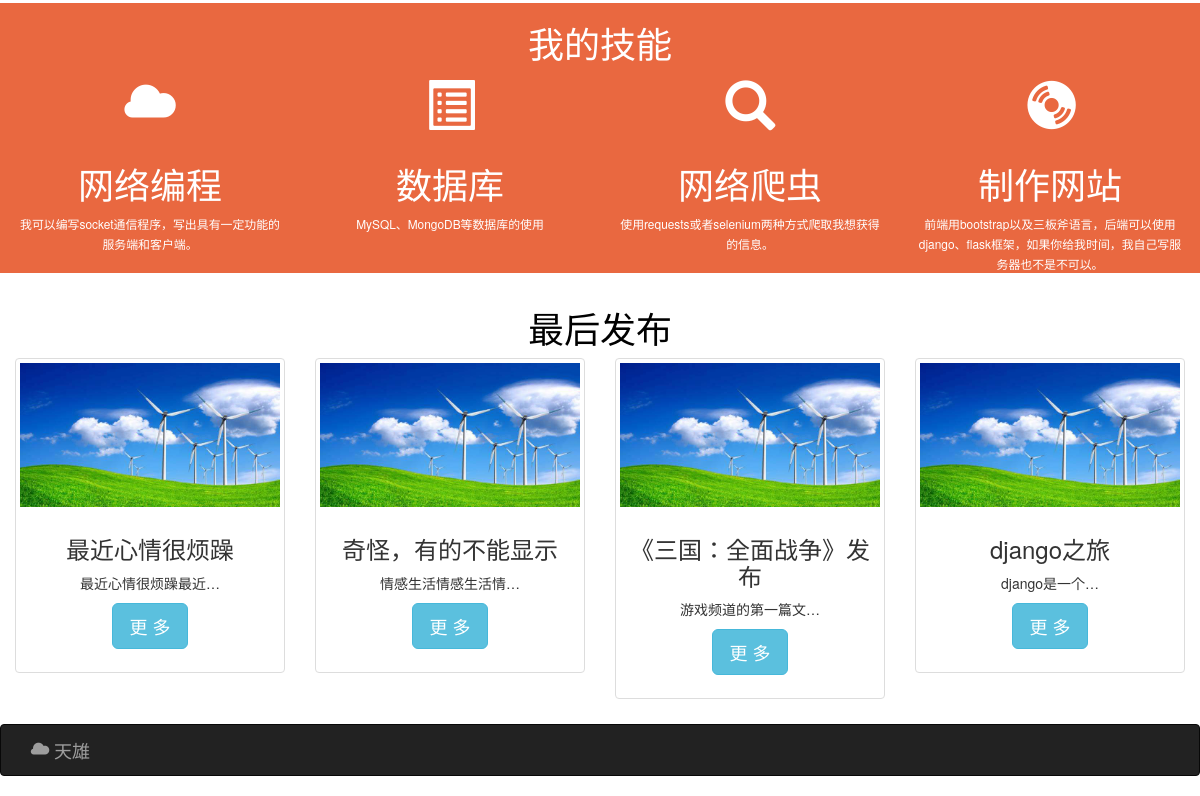
The app's page / (lower part), older data.
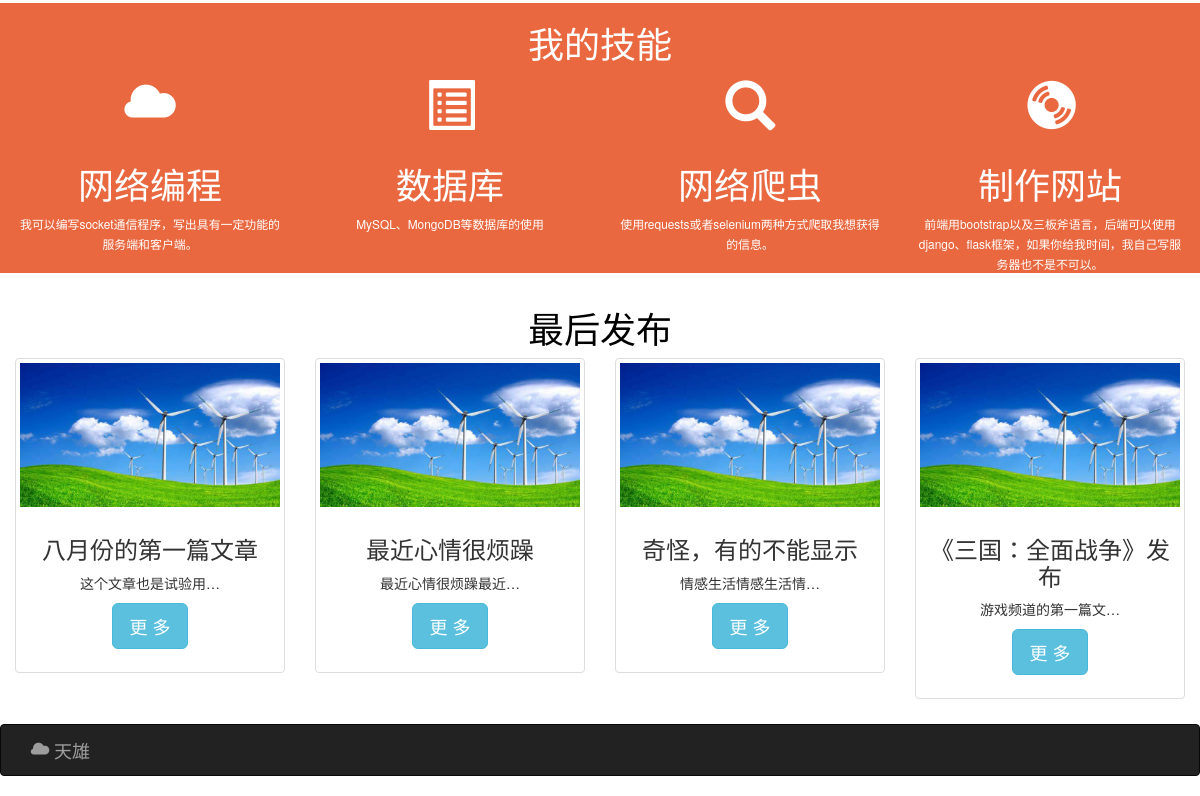
The same page, newer data.
### blog/models.py (models this page shows, shortened)
class Blog(models.Model):
    title = models.CharField(max_length=30)
    author = models.ForeignKey(
        User, on_delete=models.CASCADE, related_name="blogs")
    category = models.ForeignKey(
        Category, on_delete=models.CASCADE, related_name="blogs")
    body = models.TextField()
    published = models.DateTimeField(auto_now_add=True)
    see = models.IntegerField(default=0)
    class Meta:
        ordering = ["-published"]

### index/views.py (the view)
# urls.py: path('', index),
def index(request):
    categories = Category.objects.all()
    blogs = Blog.objects.all()
    context = dict()
    context['categories'] = categories
    blogNum = len(blogs)
    if blogNum >= 4:
        blogNum = 4
    context['blogNum'] = blogNum
    if len(blogs) > 4:
        blogs = blogs[0:4]
    context['blogs'] = blogs
    return render(request, 'index_cn.html', context=context)

### templates/index_cn.html (shortened to what this page needs)
{% extends "base_cn.html" %}
{% block content %}
<div class="container-fluid" style="margin-top: 15px;color: white;cursor:default;">
    <div class="row" style="background: #E96840;">
        <div class="col-md-12" style="color: white;">
            <h1 class="text-center">我的技能</h1>
        </div>
        <div class="col-md-3 text-center">
            <div style="font-size: 50px;">
                <span class="glyphicon glyphicon-cloud"></span>
            </div>
            <div>
                <h1>网络编程</h1>
                <small>我可以编写socket通信程序，写出具有一定功能的服务端和客户端。</small>
            </div>
        </div>
        <div class="col-md-3 text-center text-center">
            <div style="font-size: 50px;">
                <span class="glyphicon glyphicon-list-alt"></span>
            </div>
            <div>
                <h1>数据库</h1>
                <small>MySQL、MongoDB等数据库的使用</small>
            </div>
        </div>
        <div class="col-md-3 text-center text-center">
            <div style="font-size: 50px;">
                <span class="glyphicon glyphicon-search"></span>
            </div>
            <div>
                <h1>网络爬虫</h1>
                <small>使用requests或者selenium两种方式爬取我想获得的信息。</small>
            </div>
        </div>
        <div class="col-md-3 text-center text-center">
            <div style="font-size: 50px;">
                <span class="glyphicon glyphicon-cd"></span>
            </div>
            <div>
                <h1>制作网站</h1>
                <small>前端用bootstrap以及三板斧语言，后端可以使用django、flask框架，如果你给我时间，我自己写服务器也不是不可以。</small>
            </div>
        </div>
    </div>
    <div class="row" style="color: black;">
        <div class="col-md-12 text-center" style="margin-top: 15px;">
            <h1>最后发布</h1>
        </div>
    </div>
    <div class="row">
        {% ifequal blogNum 4 %}
        {% for blog in blogs %}
        <div class="col-md-3 text-center">
            <div class="thumbnail">
                <img src="/static/images/desktop.png" alt="...">
                <div class="caption">
                    <h3>{{blog.title}}</h3>
                    <p>{{blog.body|truncatechars:10}}</p>
                    <p><a href="#" class="btn btn-info btn-lg" role="button">更 多</a></p>
                </div>
            </div>
        </div>
        {% endfor %}
        {% endifequal %}
    </div>
</div>
{% endblock %}

### templates/base_cn.html (shortened to what this page needs)
<!DOCTYPE html>
<html lang="en">
<head>
    <link href="https://cdn.jsdelivr.net/npm/bootstrap@3.3.7/dist/css/bootstrap.min.css" rel="stylesheet">
</head>
<body>
    {% block content %}
    {% endblock %}
    {% include "footer_cn.html" %}
</body>
</html>

### templates/footer_cn.html
<nav class="navbar navbar-inverse" style="margin-top: 5px;">
    <div class="navbar-header col-md-3">
        <a class="navbar-brand" href="http://www.wangxiong.club"><span
                class="glyphicon glyphicon-cloud"></span>&nbsp;天雄</a>
    </div>
    <div class="col-md-4"></div>
</nav>

Row changes from the older to the newer data that the page shows:
no longer on this page (row unchanged): Blog: title "django之旅", body "django是一个…"
added Blog: title "八月份的第一篇文章", body "这个文章也是试验用…"
